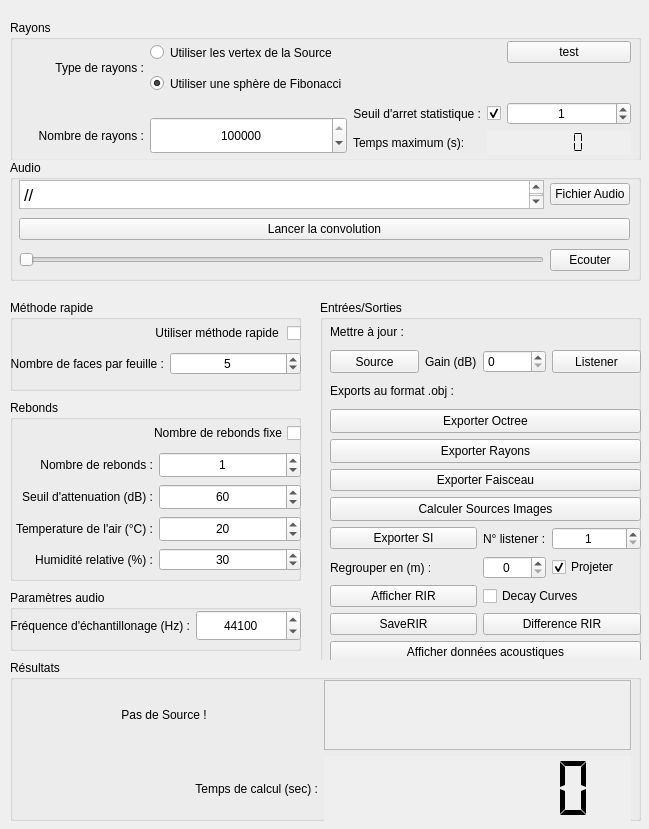
    <widget class="QWidget" name="scrollAreaWidgetContents">
     <property name="geometry">
      <rect>
       <x>0</x>
       <y>0</y>
       <width>649</width>
       <height>829</height>
      </rect>
     </property>
     <widget class="QGroupBox" name="groupBox_5">
      <property name="geometry">
       <rect>
        <x>10</x>
        <y>20</y>
        <width>631</width>
        <height>141</height>
       </rect>
      </property>
      <property name="autoFillBackground">
       <bool>true</bool>
      </property>
      <property name="title">
       <string>Rayons</string>
      </property>
      <widget class="QWidget" name="gridLayoutWidget_3">
       <property name="geometry">
        <rect>
         <x>10</x>
         <y>20</y>
         <width>611</width>
         <height>114</height>
        </rect>
       </property>
       <layout class="QGridLayout" name="gridLayout_4">
        <item row="3" column="2" rowspan="2">
         <widget class="QLabel" name="label_seuilArret">
          <property name="sizePolicy">
           <sizepolicy hsizetype="Preferred" vsizetype="MinimumExpanding">
            <horstretch>0</horstretch>
            <verstretch>0</verstretch>
           </sizepolicy>
          </property>
          <property name="text">
           <string>Seuil d'arret statistique :</string>
          </property>
          <property name="alignment">
           <set>Qt::AlignRight|Qt::AlignTrailing|Qt::AlignVCenter</set>
          </property>
         </widget>
        </item>
        <item row="3" column="4" rowspan="2">
         <widget class="QSpinBox" name="spinBox_seuilArret">
          <property name="sizePolicy">
           <sizepolicy hsizetype="Minimum" vsizetype="MinimumExpanding">
            <horstretch>0</horstretch>
            <verstretch>0</verstretch>
           </sizepolicy>
          </property>
          <property name="alignment">
           <set>Qt::AlignCenter</set>
          </property>
          <property name="maximum">
           <number>1000</number>
          </property>
          <property name="value">
           <number>1</number>
          </property>
         </widget>
        </item>
        <item row="1" column="1">
         <widget class="QRadioButton" name="radioButton_vertexSource">
          <property name="sizePolicy">
           <sizepolicy hsizetype="Minimum" vsizetype="MinimumExpanding">
            <horstretch>0</horstretch>
            <verstretch>0</verstretch>
           </sizepolicy>
          </property>
          <property name="text">
           <string>Utiliser les vertex de la Source</string>
          </property>
         </widget>
        </item>
        <item row="1" column="0" rowspan="2">
         <widget class="QLabel" name="labe_typeSource">
          <property name="sizePolicy">
           <sizepolicy hsizetype="Preferred" vsizetype="MinimumExpanding">
            <horstretch>0</horstretch>
            <verstretch>0</verstretch>
           </sizepolicy>
          </property>
          <property name="text">
           <string>Type de rayons :</string>
          </property>
          <property name="alignment">
           <set>Qt::AlignRight|Qt::AlignTrailing|Qt::AlignVCenter</set>
          </property>
         </widget>
        </item>
        <item row="1" column="4">
         <widget class="QPushButton" name="bouton_test">
          <property name="text">
           <string>test</string>
          </property>
         </widget>
        </item>
        <item row="2" column="1">
         <widget class="QRadioButton" name="radioButton_Fibonacci">
          <property name="sizePolicy">
           <sizepolicy hsizetype="Minimum" vsizetype="MinimumExpanding">
            <horstretch>0</horstretch>
            <verstretch>0</verstretch>
           </sizepolicy>
          </property>
          <property name="text">
           <string>Utiliser une sphère de Fibonacci</string>
          </property>
          <property name="checked">
           <bool>true</bool>
          </property>
         </widget>
        </item>
        <item row="3" column="3" rowspan="2">
         <widget class="QCheckBox" name="checkBox_rayAuto">
          <property name="sizePolicy">
           <sizepolicy hsizetype="Fixed" vsizetype="Minimum">
            <horstretch>0</horstretch>
            <verstretch>0</verstretch>
           </sizepolicy>
          </property>
          <property name="layoutDirection">
           <enum>Qt::RightToLeft</enum>
          </property>
          <property name="text">
           <string/>
          </property>
          <property name="checked">
           <bool>true</bool>
          </property>
         </widget>
        </item>
        <item row="5" column="2">
         <widget class="QLabel" name="label_tpsmax">
          <property name="text">
           <string>Temps maximum (s):</string>
          </property>
         </widget>
        </item>
        <item row="4" column="0" rowspan="2">
         <widget class="QLabel" name="label_nbRay">
          <property name="sizePolicy">
           <sizepolicy hsizetype="Preferred" vsizetype="MinimumExpanding">
            <horstretch>0</horstretch>
            <verstretch>0</verstretch>
           </sizepolicy>
          </property>
          <property name="text">
           <string>Nombre de rayons :</string>
          </property>
          <property name="alignment">
           <set>Qt::AlignRight|Qt::AlignTrailing|Qt::AlignVCenter</set>
          </property>
         </widget>
        </item>
        <item row="4" column="1" rowspan="2">
         <widget class="QSpinBox" name="spinBox_nbRay">
          <property name="sizePolicy">
           <sizepolicy hsizetype="Minimum" vsizetype="MinimumExpanding">
            <horstretch>0</horstretch>
            <verstretch>0</verstretch>
           </sizepolicy>
          </property>
          <property name="autoFillBackground">
           <bool>false</bool>
          </property>
          <property name="alignment">
           <set>Qt::AlignCenter</set>
          </property>
          <property name="prefix">
           <string/>
          </property>
          <property name="minimum">
           <number>2</number>
          </property>
          <property name="maximum">
           <number>1000000000</number>
          </property>
          <property name="value">
           <number>1000000</number>
          </property>
         </widget>
        </item>
        <item row="5" column="3" colspan="2">
         <widget class="QLCDNumber" name="lcdTempsmax">
          <property name="enabled">
           <bool>true</bool>
          </property>
          <property name="autoFillBackground">
           <bool>true</bool>
          </property>
          <property name="frameShape">
           <enum>QFrame::NoFrame</enum>
          </property>
          <property name="frameShadow">
           <enum>QFrame::Raised</enum>
          </property>
          <property name="segmentStyle">
           <enum>QLCDNumber::Flat</enum>
          </property>
         </widget>
        </item>
       </layout>
      </widget>
     </widget>
     <widget class="QGroupBox" name="groupBox_2">
      <property name="geometry">
       <rect>
        <x>10</x>
        <y>160</y>
        <width>631</width>
        <height>121</height>
       </rect>
      </property>
      <property name="sizePolicy">
       <sizepolicy hsizetype="Preferred" vsizetype="Preferred">
        <horstretch>0</horstretch>
        <verstretch>0</verstretch>
       </sizepolicy>
      </property>
      <property name="autoFillBackground">
       <bool>true</bool>
      </property>
      <property name="title">
       <string>Audio</string>
      </property>
      <widget class="QWidget" name="gridLayoutWidget_5">
       <property name="geometry">
        <rect>
         <x>9</x>
         <y>20</y>
         <width>611</width>
         <height>91</height>
        </rect>
       </property>
       <layout class="QGridLayout" name="gridLayout_2">
        <property name="sizeConstraint">
         <enum>QLayout::SetMinimumSize</enum>
        </property>
        <item row="0" column="1">
         <widget class="QPushButton" name="bouton_audioFile">
          <property name="sizePolicy">
           <sizepolicy hsizetype="Minimum" vsizetype="Fixed">
            <horstretch>0</horstretch>
            <verstretch>0</verstretch>
           </sizepolicy>
          </property>
          <property name="text">
           <string>Fichier Audio</string>
          </property>
         </widget>
        </item>
        <item row="4" column="1">
         <widget class="QPushButton" name="bouton_ecouter">
          <property name="sizePolicy">
           <sizepolicy hsizetype="Minimum" vsizetype="Minimum">
            <horstretch>0</horstretch>
            <verstretch>0</verstretch>
           </sizepolicy>
          </property>
          <property name="text">
           <string>Ecouter</string>
          </property>
         </widget>
        </item>
        <item row="4" column="0">
         <widget class="QSlider" name="AudioSlider">
          <property name="sizePolicy">
           <sizepolicy hsizetype="Expanding" vsizetype="Minimum">
            <horstretch>0</horstretch>
            <verstretch>0</verstretch>
           </sizepolicy>
          </property>
          <property name="orientation">
           <enum>Qt::Horizontal</enum>
          </property>
         </widget>
        </item>
        <item row="0" column="0">
         <widget class="QTextEdit" name="textEdit_AudioFile">
          <property name="enabled">
           <bool>true</bool>
          </property>
          <property name="sizePolicy">
           <sizepolicy hsizetype="Preferred" vsizetype="Preferred">
            <horstretch>0</horstretch>
            <verstretch>0</verstretch>
           </sizepolicy>
          </property>
          <property name="maximumSize">
           <size>
            <width>16777215</width>
            <height>29</height>
           </size>
          </property>
          <property name="autoFillBackground">
           <bool>false</bool>
          </property>
          <property name="sizeAdjustPolicy">
           <enum>QAbstractScrollArea::AdjustToContentsOnFirstShow</enum>
          </property>
          <property name="html">
           <string>&lt;!DOCTYPE HTML PUBLIC &quot;-//W3C//DTD HTML 4.0//EN&quot; &quot;http://www.w3.org/TR/REC-html40/strict.dtd&quot;&gt;
&lt;html&gt;&lt;head&gt;&lt;meta name=&quot;qrichtext&quot; content=&quot;1&quot; /&gt;&lt;style type=&quot;text/css&quot;&gt;
p, li { white-space: pre-wrap; }
&lt;/style&gt;&lt;/head&gt;&lt;body style=&quot; font-family:'.SF NS Text'; font-size:13pt; font-weight:400; font-style:normal;&quot;&gt;
&lt;p style=&quot; margin-top:0px; margin-bottom:0px; margin-left:0px; margin-right:0px; -qt-block-indent:0; text-indent:0px;&quot;&gt;//&lt;/p&gt;&lt;/body&gt;&lt;/html&gt;</string>
          </property>
         </widget>
        </item>
        <item row="1" column="0" rowspan="3" colspan="2">
         <widget class="QPushButton" name="bouton_convolution">
          <property name="text">
           <string>Lancer la convolution</string>
          </property>
         </widget>
        </item>
       </layout>
      </widget>
     </widget>
     <widget class="QGroupBox" name="groupBox_4">
      <property name="geometry">
       <rect>
        <x>10</x>
        <y>300</y>
        <width>291</width>
        <height>91</height>
       </rect>
      </property>
      <property name="autoFillBackground">
       <bool>true</bool>
      </property>
      <property name="title">
       <string>Méthode rapide</string>
      </property>
      <property name="flat">
       <bool>false</bool>
      </property>
      <widget class="QWidget" name="gridLayoutWidget_2">
       <property name="geometry">
        <rect>
         <x>0</x>
         <y>20</y>
         <width>291</width>
         <height>55</height>
        </rect>
       </property>
       <layout class="QGridLayout" name="gridLayout_3">
        <item row="1" column="0">
         <widget class="QLabel" name="label_nbFaceFeuille">
          <property name="text">
           <string>Nombre de faces par feuille :</string>
          </property>
          <property name="alignment">
           <set>Qt::AlignRight|Qt::AlignTrailing|Qt::AlignVCenter</set>
          </property>
         </widget>
        </item>
        <item row="1" column="1">
         <widget class="QSpinBox" name="spinBox_nbFaceFeuille">
          <property name="alignment">
           <set>Qt::AlignCenter</set>
          </property>
          <property name="minimum">
           <number>1</number>
          </property>
          <property name="maximum">
           <number>10000</number>
          </property>
          <property name="value">
           <number>5</number>
          </property>
         </widget>
        </item>
        <item row="0" column="0" colspan="2">
         <widget class="QCheckBox" name="checkBox_methodeRapide">
          <property name="sizePolicy">
           <sizepolicy hsizetype="Minimum" vsizetype="Minimum">
            <horstretch>0</horstretch>
            <verstretch>0</verstretch>
           </sizepolicy>
          </property>
          <property name="layoutDirection">
           <enum>Qt::RightToLeft</enum>
          </property>
          <property name="text">
           <string>Utiliser méthode rapide </string>
          </property>
         </widget>
        </item>
       </layout>
      </widget>
     </widget>
     <widget class="QGroupBox" name="groupBox_7">
      <property name="geometry">
       <rect>
        <x>10</x>
        <y>590</y>
        <width>291</width>
        <height>61</height>
       </rect>
      </property>
      <property name="sizePolicy">
       <sizepolicy hsizetype="Preferred" vsizetype="Preferred">
        <horstretch>0</horstretch>
        <verstretch>0</verstretch>
       </sizepolicy>
      </property>
      <property name="baseSize">
       <size>
        <width>0</width>
        <height>0</height>
       </size>
      </property>
      <property name="autoFillBackground">
       <bool>true</bool>
      </property>
      <property name="title">
       <string>Paramètres audio</string>
      </property>
      <widget class="QWidget" name="gridLayoutWidget_6">
       <property name="geometry">
        <rect>
         <x>0</x>
         <y>20</y>
         <width>291</width>
         <height>31</height>
        </rect>
       </property>
       <layout class="QGridLayout" name="gridLayout_7">
        <item row="0" column="1">
         <widget class="QSpinBox" name="spinBox_freqEchan">
          <property name="sizePolicy">
           <sizepolicy hsizetype="Minimum" vsizetype="Preferred">
            <horstretch>0</horstretch>
            <verstretch>0</verstretch>
           </sizepolicy>
          </property>
          <property name="alignment">
           <set>Qt::AlignCenter</set>
          </property>
          <property name="maximum">
           <number>100000</number>
          </property>
          <property name="value">
           <number>44100</number>
          </property>
         </widget>
        </item>
        <item row="0" column="0">
         <widget class="QLabel" name="label_freq">
          <property name="sizePolicy">
           <sizepolicy hsizetype="Preferred" vsizetype="Preferred">
            <horstretch>0</horstretch>
            <verstretch>0</verstretch>
           </sizepolicy>
          </property>
          <property name="text">
           <string>Fréquence d'échantillonage (Hz) :</string>
          </property>
          <property name="alignment">
           <set>Qt::AlignRight|Qt::AlignTrailing|Qt::AlignVCenter</set>
          </property>
         </widget>
        </item>
       </layout>
      </widget>
     </widget>
     <widget class="QGroupBox" name="groupBox_6">
      <property name="geometry">
       <rect>
        <x>10</x>
        <y>400</y>
        <width>291</width>
        <height>181</height>
       </rect>
      </property>
      <property name="autoFillBackground">
       <bool>true</bool>
      </property>
      <property name="title">
       <string>Rebonds</string>
      </property>
      <widget class="QWidget" name="gridLayoutWidget_4">
       <property name="geometry">
        <rect>
         <x>0</x>
         <y>20</y>
         <width>291</width>
         <height>151</height>
        </rect>
       </property>
       <layout class="QGridLayout" name="gridLayout_5">
        <item row="3" column="1">
         <widget class="QSpinBox" name="spinBox_temperature">
          <property name="enabled">
           <bool>true</bool>
          </property>
          <property name="sizePolicy">
           <sizepolicy hsizetype="Minimum" vsizetype="MinimumExpanding">
            <horstretch>0</horstretch>
            <verstretch>0</verstretch>
           </sizepolicy>
          </property>
          <property name="alignment">
           <set>Qt::AlignCenter</set>
          </property>
          <property name="readOnly">
           <bool>false</bool>
          </property>
          <property name="minimum">
           <number>-20</number>
          </property>
          <property name="maximum">
           <number>50</number>
          </property>
          <property name="singleStep">
           <number>5</number>
          </property>
          <property name="value">
           <number>20</number>
          </property>
         </widget>
        </item>
        <item row="0" column="0" colspan="2">
         <widget class="QCheckBox" name="checkBox__rebFixe">
          <property name="sizePolicy">
           <sizepolicy hsizetype="Minimum" vsizetype="MinimumExpanding">
            <horstretch>0</horstretch>
            <verstretch>0</verstretch>
           </sizepolicy>
          </property>
          <property name="layoutDirection">
           <enum>Qt::RightToLeft</enum>
          </property>
          <property name="text">
           <string>Nombre de rebonds fixe</string>
          </property>
          <property name="checked">
           <bool>false</bool>
          </property>
         </widget>
        </item>
        <item row="3" column="0">
         <widget class="QLabel" name="label_temperature">
          <property name="sizePolicy">
           <sizepolicy hsizetype="Preferred" vsizetype="MinimumExpanding">
            <horstretch>0</horstretch>
            <verstretch>0</verstretch>
           </sizepolicy>
          </property>
          <property name="text">
           <string>Temperature de l'air (°C) :</string>
          </property>
          <property name="alignment">
           <set>Qt::AlignRight|Qt::AlignTrailing|Qt::AlignVCenter</set>
          </property>
         </widget>
        </item>
        <item row="1" column="0">
         <widget class="QLabel" name="label_nbRebond">
          <property name="sizePolicy">
           <sizepolicy hsizetype="Preferred" vsizetype="MinimumExpanding">
            <horstretch>0</horstretch>
            <verstretch>0</verstretch>
           </sizepolicy>
          </property>
          <property name="text">
           <string>Nombre de rebonds :</string>
          </property>
          <property name="alignment">
           <set>Qt::AlignRight|Qt::AlignTrailing|Qt::AlignVCenter</set>
          </property>
         </widget>
        </item>
        <item row="1" column="1">
         <widget class="QSpinBox" name="spinBox_nbRebond">
          <property name="sizePolicy">
           <sizepolicy hsizetype="Minimum" vsizetype="MinimumExpanding">
            <horstretch>0</horstretch>
            <verstretch>0</verstretch>
           </sizepolicy>
          </property>
          <property name="alignment">
           <set>Qt::AlignCenter</set>
          </property>
          <property name="value">
           <number>1</number>
          </property>
         </widget>
        </item>
        <item row="2" column="0">
         <widget class="QLabel" name="label_seuil">
          <property name="sizePolicy">
           <sizepolicy hsizetype="Preferred" vsizetype="MinimumExpanding">
            <horstretch>0</horstretch>
            <verstretch>0</verstretch>
           </sizepolicy>
          </property>
          <property name="text">
           <string>Seuil d'attenuation (dB) :</string>
          </property>
          <property name="alignment">
           <set>Qt::AlignRight|Qt::AlignTrailing|Qt::AlignVCenter</set>
          </property>
         </widget>
        </item>
        <item row="2" column="1">
         <widget class="QSpinBox" name="spinBox_attenuation">
          <property name="sizePolicy">
           <sizepolicy hsizetype="Minimum" vsizetype="MinimumExpanding">
            <horstretch>0</horstretch>
            <verstretch>0</verstretch>
           </sizepolicy>
          </property>
          <property name="alignment">
           <set>Qt::AlignCenter</set>
          </property>
          <property name="readOnly">
           <bool>false</bool>
          </property>
          <property name="maximum">
           <number>100</number>
          </property>
          <property name="value">
           <number>60</number>
          </property>
         </widget>
        </item>
        <item row="4" column="0">
         <widget class="QLabel" name="label_humidite">
          <property name="text">
           <string>Humidité relative (%) :</string>
          </property>
          <property name="alignment">
           <set>Qt::AlignRight|Qt::AlignTrailing|Qt::AlignVCenter</set>
          </property>
         </widget>
        </item>
        <item row="4" column="1">
         <widget class="QSpinBox" name="spinBox_humidite">
          <property name="alignment">
           <set>Qt::AlignCenter</set>
          </property>
          <property name="minimum">
           <number>10</number>
          </property>
          <property name="maximum">
           <number>100</number>
          </property>
          <property name="singleStep">
           <number>10</number>
          </property>
          <property name="value">
           <number>30</number>
          </property>
         </widget>
        </item>
       </layout>
      </widget>
     </widget>
     <widget class="QGroupBox" name="groupBox">
      <property name="geometry">
       <rect>
        <x>320</x>
        <y>300</y>
        <width>321</width>
        <height>371</height>
       </rect>
      </property>
      <property name="sizePolicy">
       <sizepolicy hsizetype="Minimum" vsizetype="Preferred">
        <horstretch>0</horstretch>
        <verstretch>0</verstretch>
       </sizepolicy>
      </property>
      <property name="autoFillBackground">
       <bool>true</bool>
      </property>
      <property name="title">
       <string>Entrées/Sorties</string>
      </property>
      <widget class="QWidget" name="gridLayoutWidget_7">
       <property name="geometry">
        <rect>
         <x>10</x>
         <y>20</y>
         <width>311</width>
         <height>343</height>
        </rect>
       </property>
       <layout class="QGridLayout" name="gridLayout_6">
        <item row="5" column="0" colspan="4">
         <widget class="QPushButton" name="bouton_octree">
          <property name="sizePolicy">
           <sizepolicy hsizetype="MinimumExpanding" vsizetype="Minimum">
            <horstretch>0</horstretch>
            <verstretch>0</verstretch>
           </sizepolicy>
          </property>
          <property name="text">
           <string>Exporter Octree</string>
          </property>
         </widget>
        </item>
        <item row="10" column="2">
         <widget class="QLabel" name="label_5">
          <property name="text">
           <string>N° listener :</string>
          </property>
         </widget>
        </item>
        <item row="15" column="3">
         <widget class="QCheckBox" name="checkBox_projeter">
          <property name="font">
           <font>
            <pointsize>9</pointsize>
           </font>
          </property>
          <property name="text">
           <string>Projeter</string>
          </property>
          <property name="checked">
           <bool>true</bool>
          </property>
         </widget>
        </item>
        <item row="16" column="2" colspan="2">
         <widget class="QCheckBox" name="checkBox_decaycurve">
          <property name="text">
           <string>Decay Curves</string>
          </property>
         </widget>
        </item>
        <item row="10" column="3">
         <widget class="QSpinBox" name="spinBox_numListener">
          <property name="alignment">
           <set>Qt::AlignCenter</set>
          </property>
          <property name="minimum">
           <number>1</number>
          </property>
          <property name="value">
           <number>1</number>
          </property>
         </widget>
        </item>
        <item row="8" column="0" colspan="4">
         <widget class="QPushButton" name="bouton_sourcesImages">
          <property name="sizePolicy">
           <sizepolicy hsizetype="MinimumExpanding" vsizetype="Minimum">
            <horstretch>0</horstretch>
            <verstretch>0</verstretch>
           </sizepolicy>
          </property>
          <property name="text">
           <string>Calculer Sources Images</string>
          </property>
         </widget>
        </item>
        <item row="18" column="0" colspan="4">
         <widget class="QPushButton" name="bouton_data">
          <property name="text">
           <string>Afficher données acoustiques</string>
          </property>
         </widget>
        </item>
        <item row="7" column="0" colspan="4">
         <widget class="QPushButton" name="bouton_faisceau">
          <property name="text">
           <string>Exporter Faisceau</string>
          </property>
         </widget>
        </item>
        <item row="16" column="0" colspan="2">
         <widget class="QPushButton" name="bouton_RIR">
          <property name="sizePolicy">
           <sizepolicy hsizetype="MinimumExpanding" vsizetype="Minimum">
            <horstretch>0</horstretch>
            <verstretch>0</verstretch>
           </sizepolicy>
          </property>
          <property name="text">
           <string>Afficher RIR</string>
          </property>
         </widget>
        </item>
        <item row="2" column="2">
         <widget class="QSpinBox" name="spinBox_gain"/>
        </item>
        <item row="10" column="0" colspan="2">
         <widget class="QPushButton" name="bouton_projection">
          <property name="text">
           <string>Exporter SI</string>
          </property>
         </widget>
        </item>
        <item row="6" column="0" colspan="4">
         <widget class="QPushButton" name="bouton_rayons">
          <property name="sizePolicy">
           <sizepolicy hsizetype="MinimumExpanding" vsizetype="Minimum">
            <horstretch>0</horstretch>
            <verstretch>0</verstretch>
           </sizepolicy>
          </property>
          <property name="autoFillBackground">
           <bool>false</bool>
          </property>
          <property name="text">
           <string>Exporter Rayons</string>
          </property>
          <property name="autoDefault">
           <bool>false</bool>
          </property>
          <property name="flat">
           <bool>false</bool>
          </property>
         </widget>
        </item>
        <item row="2" column="1">
         <widget class="QLabel" name="label_3">
          <property name="font">
           <font>
            <pointsize>9</pointsize>
           </font>
          </property>
          <property name="text">
           <string>Gain (dB)</string>
          </property>
         </widget>
        </item>
        <item row="2" column="3">
         <widget class="QPushButton" name="bouton_listener">
          <property name="sizePolicy">
           <sizepolicy hsizetype="Expanding" vsizetype="Minimum">
            <horstretch>0</horstretch>
            <verstretch>0</verstretch>
           </sizepolicy>
          </property>
          <property name="text">
           <string>Listener</string>
          </property>
         </widget>
        </item>
        <item row="2" column="0">
         <widget class="QPushButton" name="bouton_source">
          <property name="sizePolicy">
           <sizepolicy hsizetype="Expanding" vsizetype="Minimum">
            <horstretch>0</horstretch>
            <verstretch>0</verstretch>
           </sizepolicy>
          </property>
          <property name="text">
           <string>Source</string>
          </property>
         </widget>
        </item>
        <item row="15" column="2">
         <widget class="QSpinBox" name="spinBox_regrouperSI">
          <property name="alignment">
           <set>Qt::AlignCenter</set>
          </property>
          <property name="maximum">
           <number>10000</number>
          </property>
          <property name="value">
           <number>0</number>
          </property>
         </widget>
        </item>
        <item row="17" column="0" colspan="2">
         <widget class="QPushButton" name="bouton_saveRir">
          <property name="text">
           <string>SaveRIR</string>
          </property>
         </widget>
        </item>
        <item row="4" column="0" colspan="4">
         <widget class="QLabel" name="label_2">
          <property name="sizePolicy">
           <sizepolicy hsizetype="Minimum" vsizetype="Minimum">
            <horstretch>0</horstretch>
            <verstretch>0</verstretch>
           </sizepolicy>
          </property>
          <property name="text">
           <string>Exports au format .obj :</string>
          </property>
         </widget>
        </item>
        <item row="17" column="2" colspan="2">
         <widget class="QPushButton" name="bouton_diffRir">
          <property name="text">
           <string>Difference RIR</string>
          </property>
         </widget>
        </item>
        <item row="15" column="0" colspan="2">
         <widget class="QLabel" name="label">
          <property name="font">
           <font>
            <pointsize>9</pointsize>
           </font>
          </property>
          <property name="text">
           <string>Regrouper en (m) :</string>
          </property>
         </widget>
        </item>
        <item row="0" column="0" colspan="4">
         <widget class="QLabel" name="label_4">
          <property name="text">
           <string>Mettre à jour :</string>
          </property>
         </widget>
        </item>
       </layout>
      </widget>
     </widget>
     <widget class="QGroupBox" name="groupBox_3">
      <property name="geometry">
       <rect>
        <x>10</x>
        <y>660</y>
        <width>631</width>
        <height>161</height>
       </rect>
      </property>
      <property name="autoFillBackground">
       <bool>true</bool>
      </property>
      <property name="title">
       <string>Résultats</string>
      </property>
      <widget class="QWidget" name="gridLayoutWidget">
       <property name="geometry">
        <rect>
         <x>0</x>
         <y>20</y>
         <width>621</width>
         <height>141</height>
        </rect>
       </property>
       <layout class="QGridLayout" name="gridLayout">
        <item row="2" column="0">
         <widget class="QLabel" name="label_tpsCalcul">
          <property name="sizePolicy">
           <sizepolicy hsizetype="Minimum" vsizetype="Minimum">
            <horstretch>0</horstretch>
            <verstretch>0</verstretch>
           </sizepolicy>
          </property>
          <property name="text">
           <string>Temps de calcul (sec) :</string>
          </property>
          <property name="alignment">
           <set>Qt::AlignRight|Qt::AlignTrailing|Qt::AlignVCenter</set>
          </property>
         </widget>
        </item>
        <item row="2" column="1">
         <widget class="QLCDNumber" name="lcd_timer">
          <property name="sizePolicy">
           <sizepolicy hsizetype="Expanding" vsizetype="Expanding">
            <horstretch>0</horstretch>
            <verstretch>0</verstretch>
           </sizepolicy>
          </property>
          <property name="autoFillBackground">
           <bool>true</bool>
          </property>
          <property name="frameShape">
           <enum>QFrame::NoFrame</enum>
          </property>
          <property name="smallDecimalPoint">
           <bool>false</bool>
          </property>
          <property name="digitCount">
           <number>7</number>
          </property>
          <property name="segmentStyle">
           <enum>QLCDNumber::Flat</enum>
          </property>
          <property name="value" stdset="0">
           <double>0.000000000000000</double>
          </property>
          <property name="intValue" stdset="0">
           <number>0</number>
          </property>
         </widget>
        </item>
        <item row="1" column="0">
         <widget class="QLabel" name="label_source">
          <property name="sizePolicy">
           <sizepolicy hsizetype="Expanding" vsizetype="MinimumExpanding">
            <horstretch>0</horstretch>
            <verstretch>0</verstretch>
           </sizepolicy>
          </property>
          <property name="font">
           <font>
            <weight>50</weight>
            <bold>false</bold>
           </font>
          </property>
          <property name="text">
           <string>Pas de Source !</string>
          </property>
          <property name="alignment">
           <set>Qt::AlignCenter</set>
          </property>
          <property name="wordWrap">
           <bool>true</bool>
          </property>
         </widget>
        </item>
        <item row="1" column="1">
         <widget class="QScrollArea" name="scrollArea_2">
          <property name="widgetResizable">
           <bool>true</bool>
          </property>
          <widget class="QWidget" name="scrollAreaWidgetContents_2">
           <property name="geometry">
            <rect>
             <x>0</x>
             <y>0</y>
             <width>304</width>
             <height>68</height>
            </rect>
           </property>
           <layout class="QGridLayout" name="gridLayout_8"/>
          </widget>
         </widget>
        </item>
       </layout>
      </widget>
     </widget>
    </widget>
